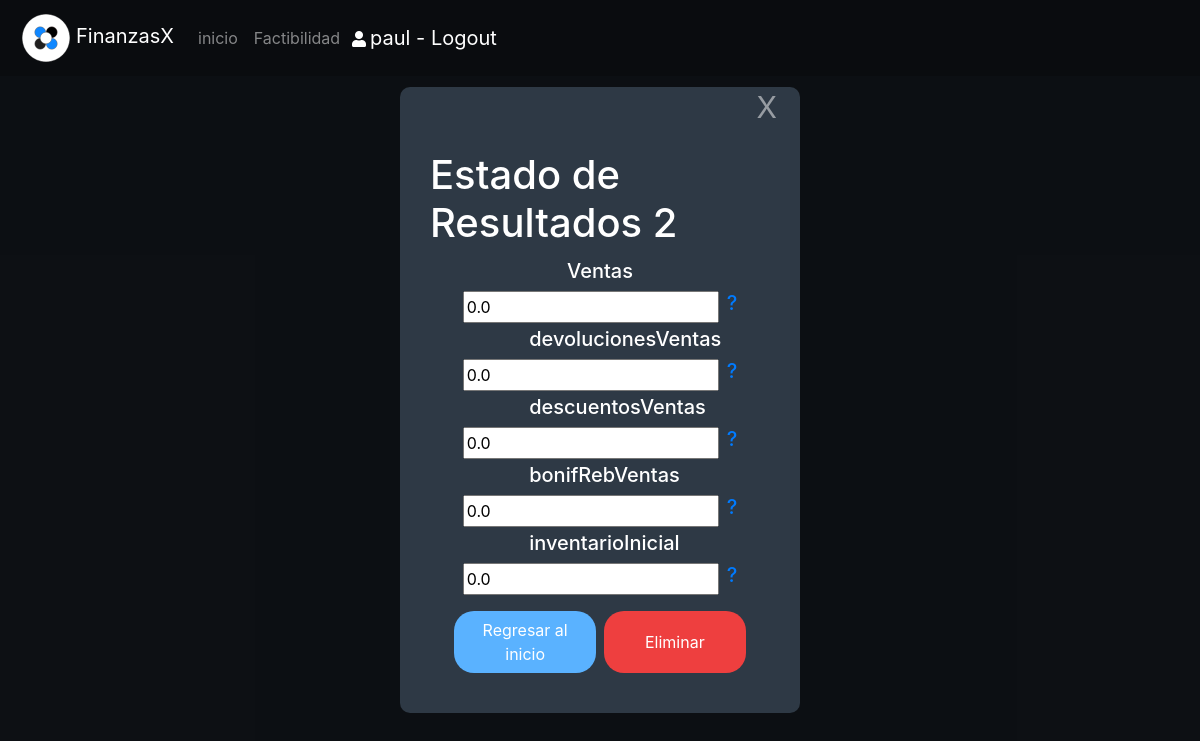
The app's page /gestion/eliminar/estadoresultados/2 (signed in) with its own data.
### gestion/models.py (models this page shows, shortened)
class EstadoResultados(models.Model):
    ventas = models.FloatField(default=0)
    devolucionesVentas = models.FloatField(default=0)
    descuentosVentas = models.FloatField(default=0)
    bonifRebVentas = models.FloatField(default=0)
    inventarioInicial = models.FloatField(default=0)
    compras = models.FloatField(default=0)
    fletesCompras = models.FloatField(default=0)
    gastosImportacion = models.FloatField(default=0)
    devolucionesCompras = models.FloatField(default=0)
    descuentosCompras = models.FloatField(default=0)
    bonificacionCompras = models.FloatField(default=0)
    inventarioFinal = models.FloatField(default=0)
    sueldoVendedores = models.FloatField(default=0)
    comisionVenta = models.FloatField(default=0)
    propaganda = models.FloatField(default=0)
    impuestosMunicipales = models.FloatField(default=0)
    gastosAlquiler = models.FloatField(default=0)
    gastosGenerales = models.FloatField(default=0)
    sueldoAdministracion = models.FloatField(default=0)
    perdidasCuentasMalas = models.FloatField(default=0)
    alquileresGanados = models.FloatField(default=0)
    interesesGanados = models.FloatField(default=0)
    comisionesGanadas = models.FloatField(default=0)
    interesesGastos = models.FloatField(default=0)
    perdidasVentas = models.FloatField(default=0)
    perdidaEnRoboMercancia = models.FloatField(default=0)
    fechaCreacion = models.DateField(default=datetime.now)
    creador = models.ForeignKey(settings.AUTH_USER_MODEL,on_delete=models.CASCADE)

### gestion/views.py (the view)
# urls.py: path('eliminar/estadoresultados/<int:pk>',views.eliminarEstadoResultados,name='eliminarEstadoResultados'),
@login_required
def eliminarEstadoResultados(request,pk):
    if request.method == 'GET':
        try:
            estado = EstadoResultados.objects.get(pk=pk)
        except EstadoResultados.DoesNotExist:
            raise Http404("!el balance no existe")
        contexto={
            'e':estado
        }
        return render(request,'gestion/eliminarEstadoResultados.html',contexto)
    elif request.method == 'POST':
        balance = EstadoResultados.objects.get(id=request.POST['id'])
        balance.delete()
        return redirect('gestion:index')

### gestion/templates/gestion/eliminarEstadoResultados.html (shortened to what this page needs)
{% extends "base_menu.html" %}
{% load static %}
{% block content %}
<div id="${id}" class="fondo d-flex justify-content-center" tabindex="-1">
  <div id="contenedorActualizar" class="contenedorMensaje dark col-sm-12 col-md-4  d-flex justify-content-center">
    <div class="close"> <Button onclick="window.location='{% url 'gestion:index' %}'" title="Cerrar">X</Button> </div>
    <div class="row pt-4 pb-4  ml-0 mr-0 pl-0 pr-0 col-md-12 d-flex  justify-content-center rounded ">
      <div class="col-md-12 d-flex justify-content-center">
        <h1>Estado de Resultados  {{ e.id }}</h1>
      </div>
      <form action="{% url 'gestion:eliminarEstadoResultados' e.id %}" method="POST">
        <div id="p1" class="row col-md-12 mt-1 mb-1 ml-0 mr-0 dflex justify-content-center inputDatos">
          <h5 class="pl-0 pr-0 text-center col-md-5">Ventas</h5>
          <input class="ml-1 mr-1" id="disponible" name="ventas" type="number" value="{{ e.ventas }}">
         <a class="ml-1 mr-1 h5" href="#" title="Información adicional">?</a>
        </div>
        <div id="p2" class="row col-md-12 mt-1 mb-1 ml-0 mr-0 dflex justify-content-center inputDatos">
          <h5 class="pl-0 pr-0 text-center col-md-5">devolucionesVentas</h5>
          <input class="ml-1 mr-1" id="devolucionesVentas" name="devolucionesVentas" type="number" value="{{ e.devolucionesVentas }}">
         <a class="ml-1 mr-1 h5" href="#" title="Información adicional">?</a>
        </div>
        <div id="p3" class="row col-md-12 mt-1 mb-1 ml-0 mr-0 dflex justify-content-center inputDatos">
          <h5 class="pl-0 pr-0 text-center col-md-5">descuentosVentas</h5>
          <input class="ml-1 mr-1" id="descuentosVentas" name="descuentosVentas" type="number" value="{{ e.descuentosVentas }}">
         <a class="ml-1 mr-1 h5" href="#" title="Información adicional">?</a>
        </div>
        <div id="p4" class="row col-md-12 mt-1 mb-1 ml-0 mr-0 dflex justify-content-center inputDatos">
          <h5 class="pl-0 pr-0 text-center col-md-5"> bonifRebVentas</h5>
          <input class="ml-1 mr-1" id="bonifRebVentas" name="bonifRebVentas" type="number" value="{{ e.bonifRebVentas }}">
         <a class="ml-1 mr-1 h5" href="#" title="Información adicional">?</a>
        </div>
        <div id="p5" class="row col-md-12 mt-1 mb-1 ml-0 mr-0 dflex justify-content-center inputDatos">
          <h5 class="pl-0 pr-0 text-center col-md-5">inventarioInicial</h5>
          <input class="ml-1 mr-1" id="inventarioInicial" name="inventarioInicial" type="number" value="{{ e.inventarioInicial }}">
         <a class="ml-1 mr-1 h5" href="#" title="Información adicional">?</a>
        </div>
        <div id="btnGuardarBalance" class="row col-md-12 mt-3 mb-3 ml-0 mr-0 d-flex justify-content-center inputDatos">
            <button onclick="window.loaction='{% url 'gestion:index' %}'" class="col-md-5 ml-1 mr-1 btn colorSave boton" >Regresar al inicio</button>
            <button type="submit" class="col-md-5 ml-1 mr-1 btn borrar boton" >Eliminar</button>
        </div>
      </form>
  </div>
</div>
</div>
{% endblock %}

### templates/base_menu.html (shortened to what this page needs)
{% extends "base_bootstrap.html" %}
{% load static %}
{% block navbar %}
<nav class="navbar navbar-expand-md navbar-dark black fixed-top" >
    <a class="navbar-brand" href="{% url 'gestion:index' %}"><img class="iconLabsol" src="{% static 'images/iconLabsol.png' %}" alt="">FinanzasX</a>
    <div class="collapse navbar-collapse" id="barranavegacion">
      <ul class="navbar-nav">
        <li class="nav-item">
          <a class="nav-link" href="{% url 'gestion:index' %}">inicio</a>
        </li>
        <li class="nav-item">
            <a class="nav-link" href="{% url 'gestion:factibilidad' %}">Factibilidad</a>
          </li>
          {% if user.is_authenticated %}
      <li class="color-blue">
        <i class="fas fa-user icon-user ml-1 mr-1"></i><a class="navbar-brand" href="{% url 'logout' %}?next={% url 'gestion:index' %}">{{ user.get_username }} - Logout</a>
      </li>
      {% else %}
      <li class="color-blue">
          <a class="nav-link" href="{% url 'login' %}?next={{request.path}}">Login</a>
      </li>
      {% endif %}
      </ul>
    </div>
</nav>
{% endblock %}

### static/css/main.css (style rules this page uses)
body { padding-top: 4rem; }
.iconLabsol { height: 50px; width: 50px; margin: 0px 5px 0px 5px; }
.dflex { display: flex; }
.inputDatos a { text-decoration: none; }
.colorSave { color: white; background-color: #5AB2FF; }
.contenedorMensaje { border-color: blue; display: flex; flex-wrap: wrap; align-content: space-between; background-color: black; border-radius: 10px; }
.close { position: relative; display: flex; flex-wrap: wrap; justify-content: flex-end; width: 100%; height: 40px; }
.close button { font-size: 30px; text-align: center; outline: none; border-color: transparent; color: white; background-color: transparent; }
.fondo { position: absolute; width: 100%; height: 100%; top: 0; bottom: 0; left: 0; right: 0; margin: auto; background-color: rgba(12, 15, 19, 0.97); display: flex; justify-content: center; align-items: center; }
body { background-color: #1e262e; color: white; }
.dark { background-color: #2e3945; color: white; }
.black { background-color: #0a0c0f; }
.boton { border-radius: 20px; }
.borrar { color: white; background-color: rgb(238, 63, 63); }

### records on screen
EstadoResultados: id "2", ventas "0.0", devolucionesVentas "0.0", descuentosVentas "0.0", bonifRebVentas "0.0", inventarioInicial "0.0"

### other values on screen
{{ user.get_username }} "paul"
